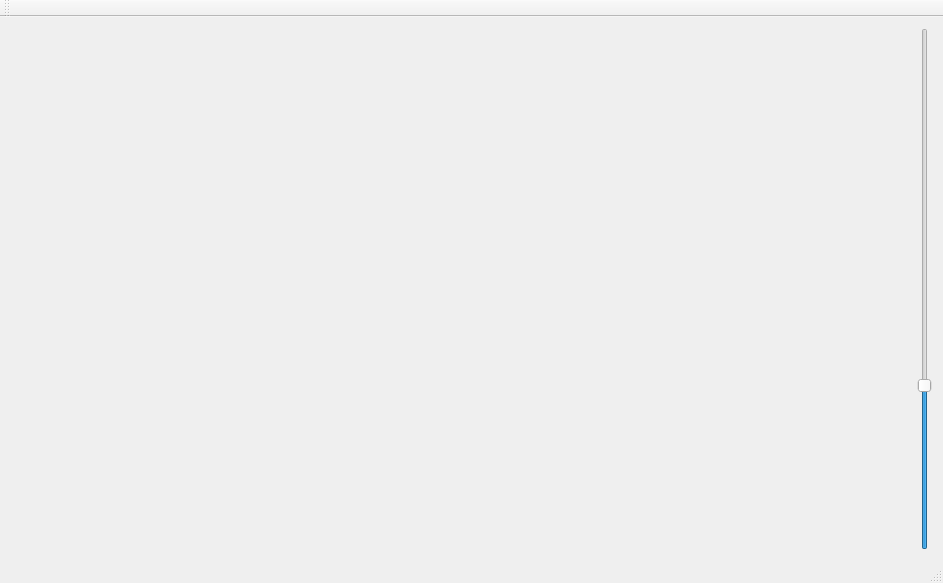
<?xml version="1.0" encoding="UTF-8"?>
<ui version="4.0">
 <class>MainWindow</class>
 <widget class="QMainWindow" name="MainWindow">
  <property name="geometry">
   <rect>
    <x>0</x>
    <y>0</y>
    <width>943</width>
    <height>583</height>
   </rect>
  </property>
  <property name="windowTitle">
   <string>MainWindow</string>
  </property>
  <widget class="QWidget" name="centralWidget">
   <layout class="QGridLayout" name="gridLayout">
    <item row="0" column="1">
     <widget class="QSlider" name="verticalSlider">
      <property name="minimum">
       <number>1</number>
      </property>
      <property name="maximum">
       <number>30</number>
      </property>
      <property name="pageStep">
       <number>10</number>
      </property>
      <property name="value">
       <number>10</number>
      </property>
      <property name="orientation">
       <enum>Qt::Vertical</enum>
      </property>
     </widget>
    </item>
    <item row="0" column="0">
     <widget class="QWidget" name="mainWidget_Container" native="true"/>
    </item>
   </layout>
  </widget>
  <widget class="QMenuBar" name="menuBar">
   <property name="geometry">
    <rect>
     <x>0</x>
     <y>0</y>
     <width>943</width>
     <height>21</height>
    </rect>
   </property>
  </widget>
  <widget class="QToolBar" name="mainToolBar">
   <attribute name="toolBarArea">
    <enum>TopToolBarArea</enum>
   </attribute>
   <attribute name="toolBarBreak">
    <bool>false</bool>
   </attribute>
  </widget>
  <widget class="QStatusBar" name="statusBar"/>
 </widget>
 <layoutdefault spacing="6" margin="11"/>
 <resources/>
 <connections/>
</ui>
